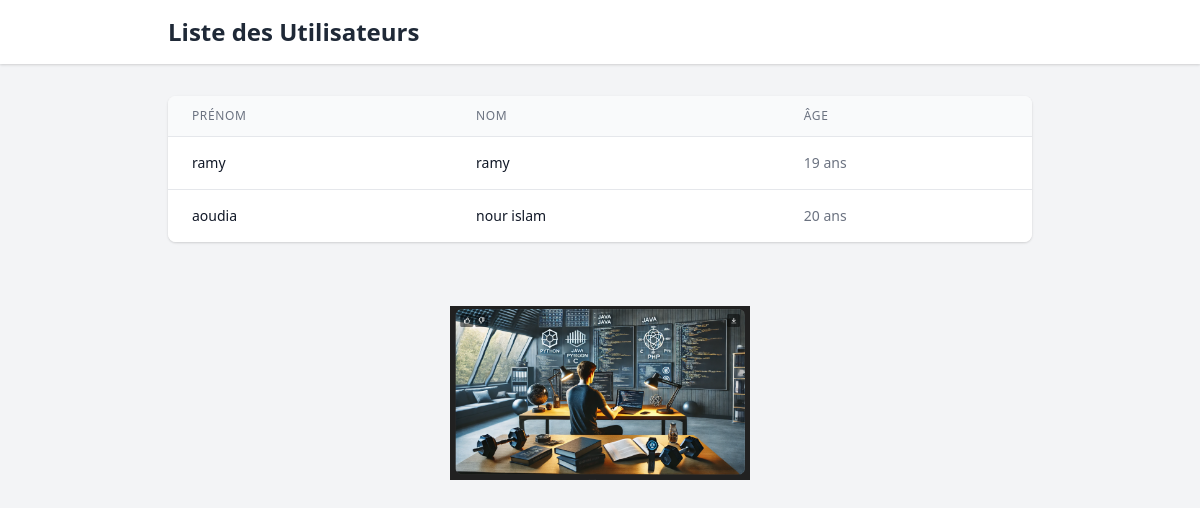
The app's page /users, older data.
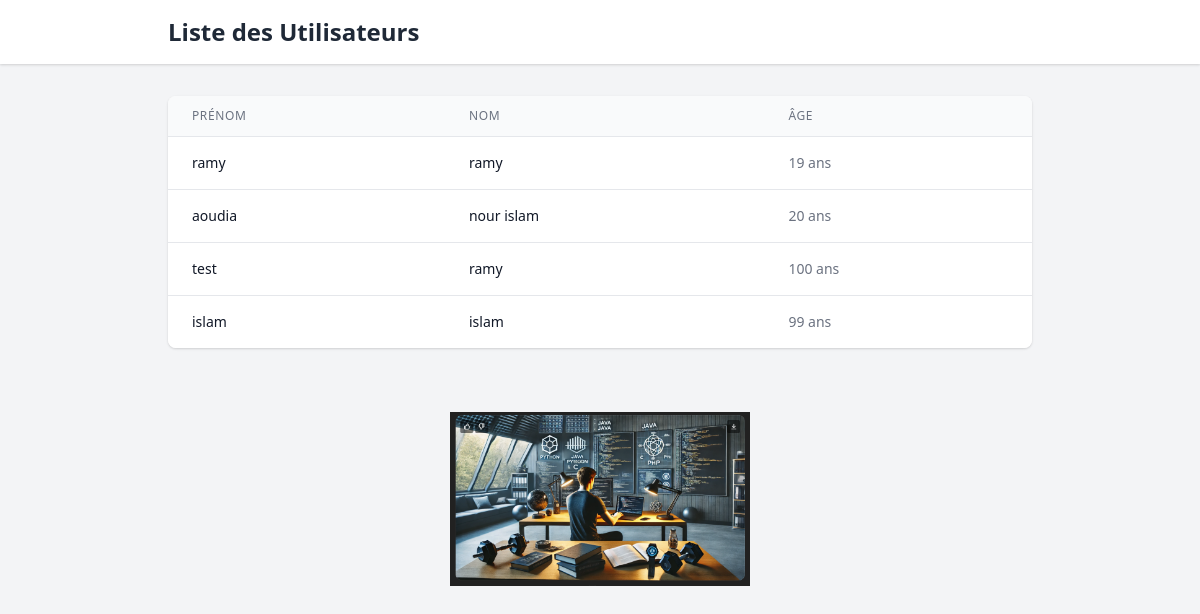
The same page, newer data.
### user/models.py (models this page shows)
class User(models.Model):
    first_name = models.CharField(max_length=50)
    last_name = models.CharField(max_length=50)
    age = models.IntegerField()
    photo=models.ImageField(upload_to='photos/%Y/%m/%d',default='photos/default.jpg')
    def __str__(self):
        return f"{self.first_name} {self.last_name}"

### user/views.py (the view)
# urls.py: path('users', views.show_users, name='show_users'),
def show_users(request):
    print(User.objects.all())
    return render(request, 'user/show.html',{'users': User.objects.all()})

### templates/user/show.html (shortened to what this page needs)
{% load static %}
<!DOCTYPE html>
<html lang="fr">
<head>
    <link href="https://cdnjs.cloudflare.com/ajax/libs/tailwindcss/2.2.19/tailwind.min.css" rel="stylesheet">
</head>
<body class="bg-gray-100">
    <nav class="bg-white shadow">
        <div class="max-w-4xl mx-auto px-4 py-4">
            <h1 class="text-2xl font-bold text-gray-800">Liste des Utilisateurs</h1>
        </div>
    </nav>
    <div class="max-w-4xl mx-auto px-4 py-8">
        <div class="bg-white rounded-lg shadow overflow-hidden">
            <table class="min-w-full divide-y divide-gray-200">
                <thead class="bg-gray-50">
                    <tr>
                        <th class="px-6 py-3 text-left text-xs font-medium text-gray-500 uppercase tracking-wider">
                            Prénom
                        </th>
                        <th class="px-6 py-3 text-left text-xs font-medium text-gray-500 uppercase tracking-wider">
                            Nom
                        </th>
                        <th class="px-6 py-3 text-left text-xs font-medium text-gray-500 uppercase tracking-wider">
                            Âge
                        </th>
                    </tr>
                </thead>
                <tbody class="bg-white divide-y divide-gray-200">
                    {% for user in users %}
                    <tr class="hover:bg-gray-50">
                        <td class="px-6 py-4 whitespace-nowrap text-sm text-gray-900">
                            {{ user.first_name }}
                        </td>
                        <td class="px-6 py-4 whitespace-nowrap text-sm text-gray-900">
                            {{ user.last_name }}
                        </td>
                        <td  class="px-6 py-4 whitespace-nowrap text-sm text-gray-500 " >
                            {{ user.age }} ans
                        </td>
                    </tr>
                    {% endfor %}
                </tbody>
            </table>
        </div>
    </div>
    <img src="{% static 'img/me.png' %}" alt="Profile" class="w-1/4 mx-auto mt-8">
</body>
</html>

Row changes from the older to the newer data that the page shows:
added User: first_name "test", last_name "ramy", age "100"
added User: first_name "islam", last_name "islam", age "99"
